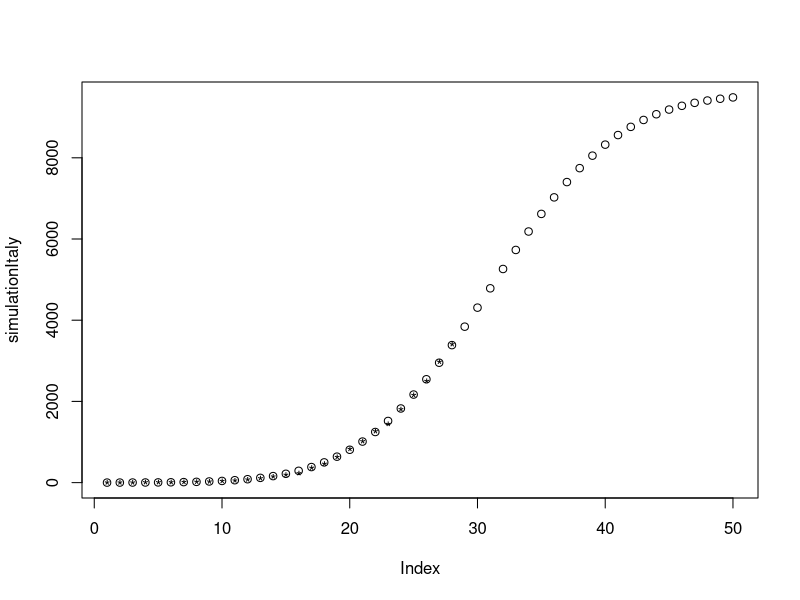

Reproduce this figure in R.
italy = c(1,
          2,
          3,
          7,
          11,
          12,
          17,
          21,
          29,
          41,
          52,
          79,
          107,
          148,
          197,
          233,
          366,
          463,
          631,
          827,
          1016,
          1266,
          1441,
          1809,
          2158,
          2503,
          2978,
          3405
)
simulationItaly = pnorm(1:50, mean = 31, sd = 8) * 9571
plot(simulationItaly)
points(italy, pch = "*")
